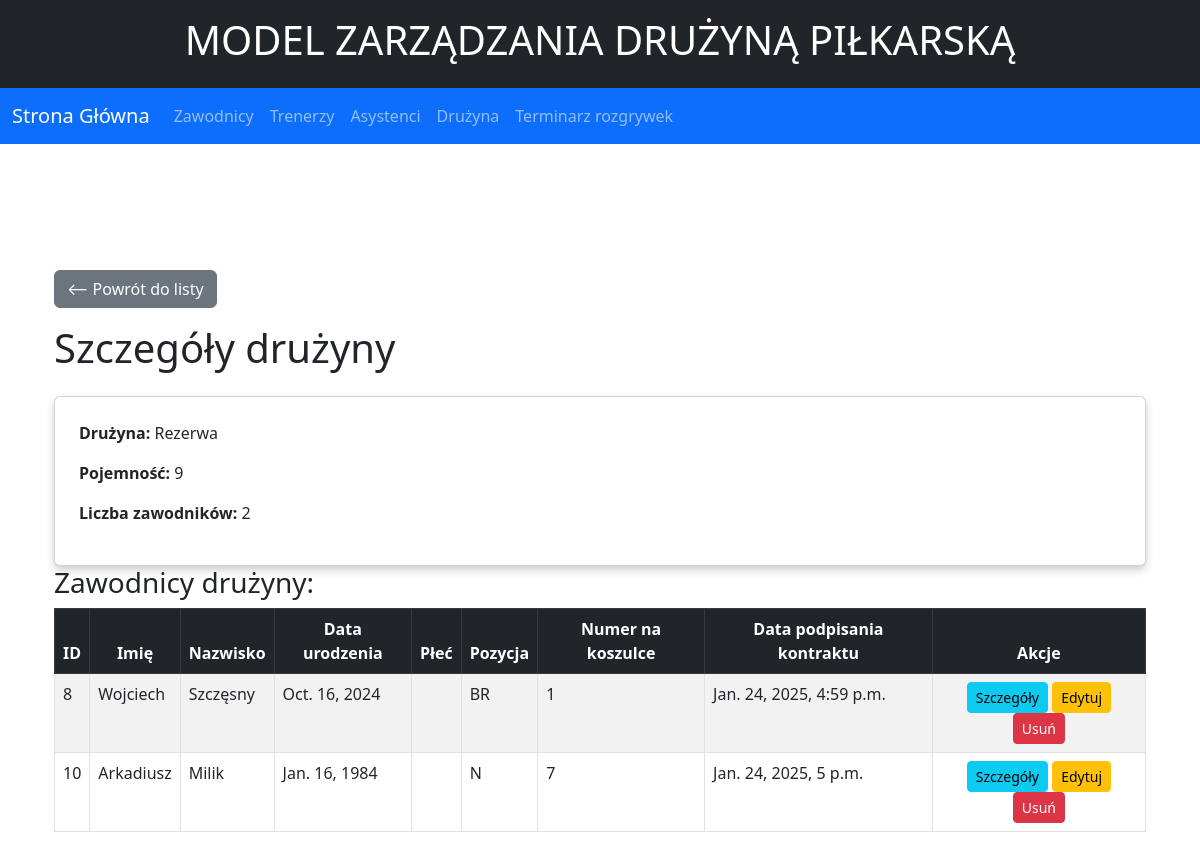
Page /team/6 on the committed database.
### Legia/models.py (models this page shows, shortened)
class Team(models.Model):
    name = models.CharField(max_length=100, choices=TEAMS)
    capacity = models.PositiveBigIntegerField(null = True)
    def current_player_count(self):
        return self.players.count()

class Player(models.Model):
    firstname = models.CharField(max_length=50)
    lastname = models.CharField(max_length=50)
    birth = models.DateField()
    gender = models.CharField(max_length=100, choices=PLEC, null=True)
    position = models.CharField(max_length=100, choices=POSITIONS)
    number = models.PositiveBigIntegerField()
    signing_date = models.DateTimeField(auto_now_add=True)
    team = models.ForeignKey(Team,related_name='players', null=True, blank=True, on_delete=models.CASCADE)
    class Meta:
        ordering = ['team','position']

### Legia/views.py (the view)
# urls.py: path('team/<int:id>', views.team_detail, name='team-detail'),
def team_detail(request, id):
    team = get_object_or_404(Team, id=id)
    players = team.players.all()
    return render(request, "Legia/team/detail.html", {'team': team, 'players': players})

### Legia/templates/Legia/team/detail.html (shortened to what this page needs)
{% extends "Legia/base.html" %}
{% block content %}
<div class="container">
    <a href="{% url 'team-list' %}" class="btn btn-secondary mb-3">⟵ Powrót do listy</a>
    <h1 class="mb-4">Szczegóły drużyny</h1>
    <div class="card p-4">
        <p><strong>Drużyna:</strong> {{ team.name }}</p>
        <p><strong>Pojemność:</strong> {{ team.capacity }}</p>
        <p><strong>Liczba zawodników:</strong> {{ team.current_player_count }}</p>
    </div>
    <h3>Zawodnicy drużyny:</h3>
    <div class="table-responsive">
        <table class="table table-striped table-bordered">
            <thead class="table-dark">
                <tr align="center">
                    <th>ID</th>
                    <th>Imię</th>
                    <th>Nazwisko</th>
                    <th>Data urodzenia</th>
                    <th>Płeć</th>
                    <th>Pozycja</th>
                    <th>Numer na koszulce</th>
                    <th>Data podpisania kontraktu</th>
                    <th>Akcje</th>
                </tr>
            </thead>
            <tbody>
                {% for player in players %}
                <tr>
                    <td>{{ player.id }}</td>
                    <td>{{ player.firstname }}</td>
                    <td>{{ player.lastname }}</td>
                    <td>{{ player.birth }}</td>
                    <td>{{ player.plec }}</td>
                    <td>{{ player.position }}</td>
                    <td>{{ player.number }}</td>
                    <td>{{ player.signing_date }}</td>
                    <td align="center">
                        <a href="{% url 'player-detail' player.id %}" class="btn btn-info btn-sm">Szczegóły</a>
                        <a href="{% url 'player-update' player.id %}" class="btn btn-warning btn-sm">Edytuj</a>
                        <a href="{% url 'player-delete' player.id %}" class="btn btn-danger btn-sm">Usuń</a>
                    </td>
                </tr>
                {% empty %}
                <tr>
                    <td colspan="9">Brak zawodników w tej drużynie.</td>
                </tr>
                {% endfor %}
            </tbody>
        </table>
    </div>
</div>
{% endblock %}

### Legia/static/css/Legia.css (style rules this page uses)
:root { --green: #1b612b; --red: #aa1625; --white: #ffffff; --black: #222427; }
body { font-family: Arial, sans-serif; background-color: #434343; }
a { color: var(--green); text-decoration: none; }
h1, h2, h3 { color: var(--black); }
.container { margin-top: 30px; }
.card { box-shadow: 0 4px 8px rgba(0, 0, 0, 0.2); border-radius: 10px; }

### rows in the picture
Team: name "Rezerwa", capacity "9", current_player_count "2"
Player: id "8", firstname "Wojciech", lastname "Szczęsny", birth "Oct. 16, 2024", position "BR", number "1", signing_date "Jan. 24, 2025, 4:59 p.m."
Player: id "10", firstname "Arkadiusz", lastname "Milik", birth "Jan. 16, 1984", position "N", number "7", signing_date "Jan. 24, 2025, 5 p.m."
